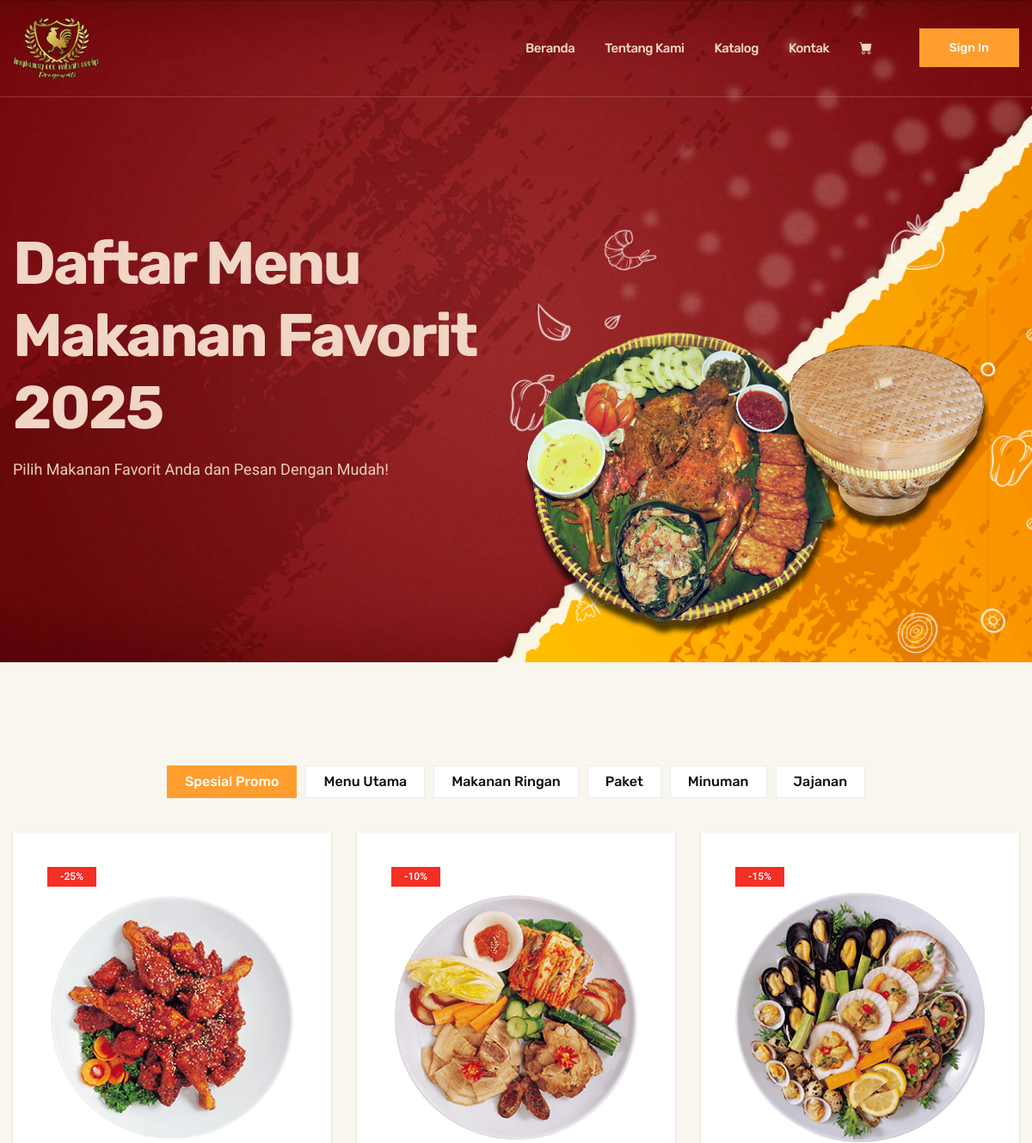
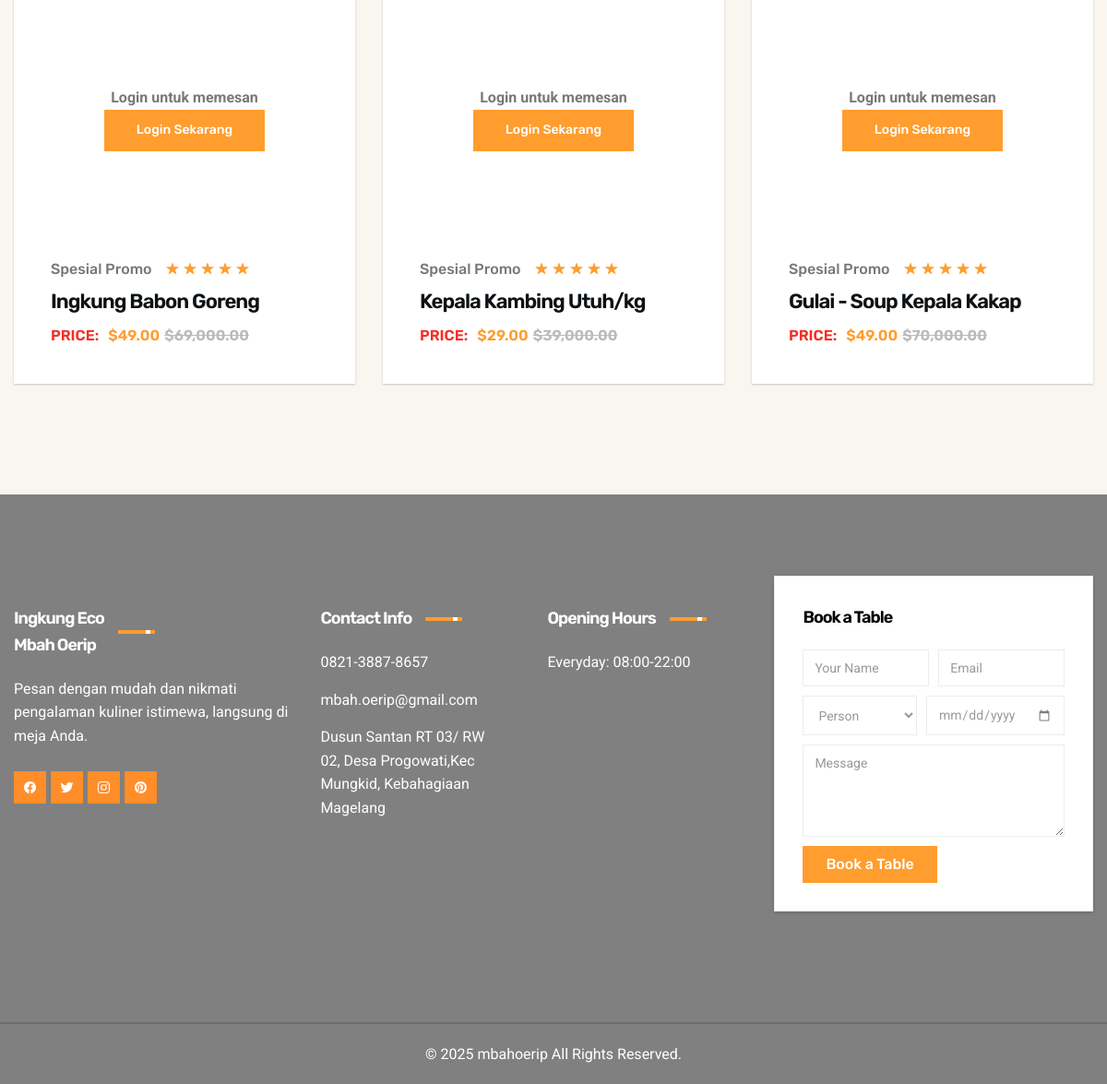
The app's page /main/katalog.php with its own data (2 pictures, top to bottom).
### tables this page shows
CREATE TABLE `menu` (
  `id` int(11) NOT NULL,
  `nama` varchar(100) DEFAULT NULL,
  `kategori` varchar(50) DEFAULT NULL,
  `harga` int(11) DEFAULT NULL,
  `harga_diskon` decimal(10,2) DEFAULT NULL,
  `diskon` int(11) DEFAULT NULL,
  `gambar` varchar(255) DEFAULT NULL,
  `rating` int(11) DEFAULT NULL
);

### main/katalog.php (the view, shortened to what this page needs)
<!DOCTYPE html>
<html lang="en">
<head>
  <link rel="stylesheet" href="../main/assets/css/style.css">
  <link rel="stylesheet" href="../main/assets/css/font-awesome.min.css">
</head>
<body id="top">
<?php
include 'header.php';
?>
    <section class="hero" id="home" style="background-image: url('./assets/images/hero-bg.jpg')">
        <div class="container">
          <div class="hero-content">
            <h1 class="h1 hero-title">Daftar Menu</h1>
            <h2 class="h1 hero-title">Makanan Favorit 2025</h2>
            <p class="hero-text">Pilih Makanan Favorit Anda dan Pesan Dengan Mudah!</p>
          </div>
          <figure class="hero-banner">
            <img src="./assets/images/hero-banner.png" width="700" height="637" loading="lazy" alt="Burger"
              class="w-100 hero-img">
          </figure>
        </div>
    </section>
    <section class="section food-menu" id="food-menu">
      <div class="container">
        <ul class="fiter-list">
          <li>
            <button class="filter-btn active">Spesial Promo</button>
          </li>
          <li>
            <button class="filter-btn">Menu Utama</button>
          </li>
          <li>
            <button class="filter-btn">Makanan Ringan</button>
          </li>
          <li>
            <button class="filter-btn">Paket</button>
          </li>
          <li>
            <button class="filter-btn">Minuman</button>
          </li>
          <li>
            <button class="filter-btn">Jajanan</button>
          </li>
        </ul>
        <?php
        include 'koneksi.php';
        $sql = "SELECT * FROM menu ORDER BY id DESC";
        $result = $conn->query($sql);
        ?>
<div class="menu-layout">
  <div class="menu-left">
    <ul class="food-menu-list">
      <?php while($row = $result->fetch_assoc()): ?>
        <li>
          <div class="food-menu-card">
            <div class="card-banner">
              <img src="../main/assets/images/<?= $row['gambar'] ?>" width="300" height="300" loading="lazy"
                alt="<?= htmlspecialchars($row['nama']) ?>" class="w-100">
              <div class="badge">-<?= $row['diskon'] ?>%</div>
              <?php if (isset($_SESSION['user']['id'])): ?>
                <div style="display: flex; flex-direction: column; align-items: center; justify-content: center; height: 100%;">
                  <form method="post" action="katalog.php">
                    <input type="hidden" name="id_menu" value="<?= $row['id'] ?>">
                    <p>Masukkan Jumlah</p>
                    <input type="number" name="jumlah" value="1" min="1"><br>
                    <input type="text" name="catatan" placeholder="Catatan (opsional)"><br>
                    <button type="submit" name="tambah_ke_keranjang" class="btn">Order Now</button>
                  </form>
                </div>
              <?php else: ?>
                <div style="display: flex; flex-direction: column; align-items: center; justify-content: center; height: 100%;">
                  <p><strong>Login untuk memesan</strong></p>
                  <button onclick="location.href='login.php'" class="btn">Login Sekarang</button>
                </div>
              <?php endif; ?>
            </div>
            <div class="wrapper">
              <p class="category"><?= htmlspecialchars($row['kategori']) ?></p>
              <div class="rating-wrapper">
                <?php for ($i = 0; $i < $row['rating']; $i++): ?>
                  <ion-icon name="star"></ion-icon>
                <?php endfor; ?>
              </div>
            </div>
            <h3 class="h3 card-title"><?= htmlspecialchars($row['nama']) ?></h3>
            <div class="price-wrapper">
              <p class="price-text">Price:</p>
              <data class="price" value="<?= $row['harga_diskon'] ?>">$<?= number_format($row['harga_diskon'], 2) ?></data>
              <del class="del">$<?= number_format($row['harga'], 2) ?></del>
            </div>
          </div>
        </li>
      <?php endwhile; ?>
    </ul>
  </div>
</div>
    </section>
<?php
include "footer.php";
?>

### main/header.php (shortened to what this page needs)
 <head>
  <link rel="stylesheet" href="https://cdnjs.cloudflare.com/ajax/libs/font-awesome/6.5.0/css/all.min.css">
  <link rel="stylesheet" href="https://cdn.jsdelivr.net/npm/bootstrap-icons@1.11.1/font/bootstrap-icons.css">
  <link rel="stylesheet" href="./assets/css/style.css">
  <link rel="stylesheet" href="./assets/css/font-awesome.min.css">
</head>
<body id="top">
  <header class="header" data-header>
    <div class="container">
        <a href="#" class="logo">
			  <span class="span">
					<img src="./assets/images/logo.png" width="100" height="90">
			  </span>
		    </a>
      <nav class="navbar" data-navbar>
        <ul class="navbar-list">
          <li class="nav-item">
            <a href="index.php?from=a" class="navbar-link" data-nav-link>Beranda</a>
          </li>
          <li class="nav-item">
            <a href="review.php?from=a" class="navbar-link" data-nav-link>Tentang Kami</a>
          </li>
          <li class="nav-item">
            <a href="katalog.php?from=a" class="navbar-link" data-nav-link>Katalog</a>
          </li>
          <li class="nav-item">
            <a href="kontak.php?from=a" class="navbar-link" data-nav-link>Kontak</a>
          </li>
          <li class="nav-item">
            <a href="keranjang_pesanan.php?from=a" class="navbar-link" data-nav-link>
              <i class="bi bi-cart-fill"></i>
            </a>
          </li>
        </ul>
      </nav>
      <?php
      if (!isset($_SESSION['user']['first_name']))
      {
        echo '<button onclick="location.href=\'login.php\'" class="btn">Sign In</button>';
      }
      else
      {
          echo '<button onclick="location.href=\'logout.php\'" class="btn">Sign Out</button>';
      }
      ?>
    </div>
  </header>

### main/footer.php (shortened to what this page needs)
  <footer class="footer">
    <div class="footer-top" style="background-color:grey">
      <div class="container">
        <div class="footer-brand">
          <a href="" class="footer-list-title">Ingkung Eco<span class="span">Mbah Oerip</span></a>
          <p class="footer-list-item">
            Pesan dengan mudah dan nikmati pengalaman kuliner istimewa, langsung di meja Anda.
          </p>
<br>
          <ul class="social-list">
            <li>
              <a href="#" class="social-link">
                <ion-icon name="logo-facebook"></ion-icon>
              </a>
            </li>
            <li>
              <a href="#" class="social-link">
                <ion-icon name="logo-twitter"></ion-icon>
              </a>
            </li>
            <li>
              <a href="#" class="social-link">
                <ion-icon name="logo-instagram"></ion-icon>
              </a>
            </li>
            <li>
              <a href="#" class="social-link">
                <ion-icon name="logo-pinterest"></ion-icon>
              </a>
            </li>
          </ul>
        </div>
        <ul class="footer-list">
          <li>
            <p class="footer-list-title">Contact Info</p>
          </li>
          <li>
            <p class="footer-list-item">0821-3887-8657</p>
          </li>
          <li>
            <p class="footer-list-item">mbah.oerip@gmail.com</p>
          </li>
          <li>
            <address class="footer-list-item">Dusun Santan RT 03/ RW 02, Desa Progowati,Kec Mungkid, Kebahagiaan Magelang</address>
          </li>
        </ul>
        <ul class="footer-list">
          <li>
            <p class="footer-list-title">Opening Hours</p>
          </li>
          <li>
            <p class="footer-list-item">Everyday: 08:00-22:00</p>
          </li>
        </ul>
        <form action="" class="footer-form">
          <p class="footer-list-title-form">Book a Table</p>
          <div class="input-wrapper">
            <input type="text" name="full_name" required placeholder="Your Name" aria-label="Your Name"
              class="input-field">
            <input type="email" name="email_address" required placeholder="Email" aria-label="Email"
              class="input-field">
          </div>
          <div class="input-wrapper">
            <select name="total_person" aria-label="Total person" class="input-field">
              <option value="person">Person</option>
            </select>
            <input type="date" name="booking_date" aria-label="Reservation date" class="input-field">
          </div>
          <textarea name="message" required placeholder="Message" aria-label="Message" class="input-field"></textarea>
          <button type="submit" class="btn">Book a Table</button>
        </form>
      </div>
    </div>
    <div class="footer-bottom" style="background-color:grey">
      <div class="container">
        <p class="copyright-text">
          &copy; 2025 <a href="#" class="copyright-link">mbahoerip</a> All Rights Reserved.
        </p>
      </div>
    </div>
  </footer>
</body>
</html>

### main/katalog.php (style rules this page uses)
.menu-layout { display: flex; flex-wrap: wrap; gap: 30px; margin-top: 2rem; }
.menu-left { flex: 3; min-width: 600px; }

### records on screen
menu: gambar (picture), diskon "25", kategori "Spesial Promo", nama "Ingkung Babon Goreng", harga_diskon "49.00", harga "69,000.00"
menu: gambar (picture), diskon "10", kategori "Spesial Promo", nama "Kepala Kambing Utuh/kg", harga_diskon "29.00", harga "39,000.00"
menu: gambar (picture), diskon "15", kategori "Spesial Promo", nama "Gulai - Soup Kepala Kakap", harga_diskon "49.00", harga "70,000.00"
